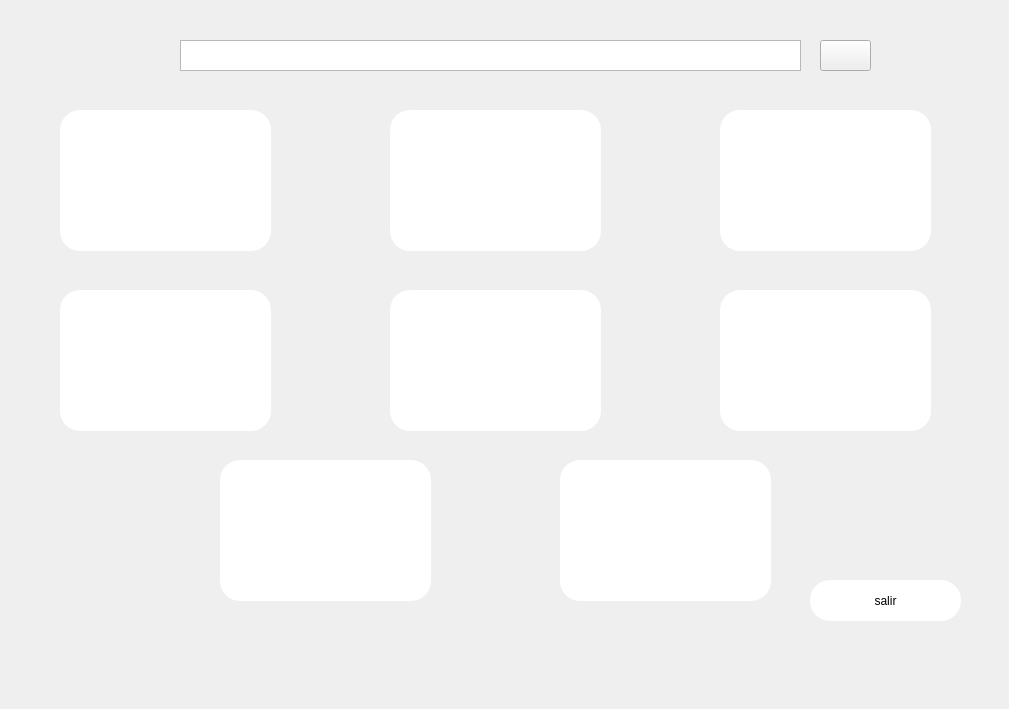
    <widget class="QWidget" name="tab">
     <attribute name="title">
      <string>Bienvenido</string>
     </attribute>
     <widget class="QLabel" name="label">
      <property name="geometry">
       <rect>
        <x>0</x>
        <y>-20</y>
        <width>1000</width>
        <height>700</height>
       </rect>
      </property>
      <property name="text">
       <string/>
      </property>
      <property name="pixmap">
       <pixmap>../../../Downloads/principal.png</pixmap>
      </property>
      <property name="scaledContents">
       <bool>true</bool>
      </property>
     </widget>
     <widget class="QPushButton" name="Button_SALIR">
      <property name="geometry">
       <rect>
        <x>810</x>
        <y>580</y>
        <width>151</width>
        <height>41</height>
       </rect>
      </property>
      <property name="styleSheet">
       <string notr="true">border-radius:20px;
font: 14pt &quot;MS Shell Dlg 2&quot;;
background-color: rgb(255, 255, 255);</string>
      </property>
      <property name="text">
       <string>salir</string>
      </property>
     </widget>
     <widget class="QPushButton" name="boton_categoria_1">
      <property name="geometry">
       <rect>
        <x>60</x>
        <y>110</y>
        <width>211</width>
        <height>141</height>
       </rect>
      </property>
      <property name="styleSheet">
       <string notr="true">border-radius:20px;
font: 14pt &quot;MS Shell Dlg 2&quot;;
background-color: rgb(255, 255, 255);
border-color: rgb(0, 0, 0);</string>
      </property>
      <property name="text">
       <string/>
      </property>
      <property name="icon">
       <iconset>
        <normaloff>../../../Downloads/PLACA-removebg-preview.png</normaloff>../../../Downloads/PLACA-removebg-preview.png</iconset>
      </property>
      <property name="iconSize">
       <size>
        <width>250</width>
        <height>150</height>
       </size>
      </property>
     </widget>
     <widget class="QPushButton" name="boton_categoria_2">
      <property name="geometry">
       <rect>
        <x>390</x>
        <y>110</y>
        <width>211</width>
        <height>141</height>
       </rect>
      </property>
      <property name="styleSheet">
       <string notr="true">border-radius:20px;
font: 14pt &quot;MS Shell Dlg 2&quot;;
background-color: rgb(255, 255, 255);
border-color: rgb(0, 0, 0);</string>
      </property>
      <property name="text">
       <string/>
      </property>
      <property name="icon">
       <iconset>
        <normaloff>../../../Downloads/MEMORIA-removebg-preview.png</normaloff>../../../Downloads/MEMORIA-removebg-preview.png</iconset>
      </property>
      <property name="iconSize">
       <size>
        <width>250</width>
        <height>200</height>
       </size>
      </property>
     </widget>
     <widget class="QPushButton" name="boton_categoria_3">
      <property name="geometry">
       <rect>
        <x>720</x>
        <y>110</y>
        <width>211</width>
        <height>141</height>
       </rect>
      </property>
      <property name="styleSheet">
       <string notr="true">border-radius:20px;
font: 14pt &quot;MS Shell Dlg 2&quot;;
background-color: rgb(255, 255, 255);
border-color: rgb(0, 0, 0);</string>
      </property>
      <property name="text">
       <string/>
      </property>
      <property name="icon">
       <iconset>
        <normaloff>../../../Downloads/TARJETA-removebg-preview.png</normaloff>../../../Downloads/TARJETA-removebg-preview.png</iconset>
      </property>
      <property name="iconSize">
       <size>
        <width>250</width>
        <height>130</height>
       </size>
      </property>
     </widget>
     <widget class="QPushButton" name="boton_categoria_4">
      <property name="geometry">
       <rect>
        <x>60</x>
        <y>290</y>
        <width>211</width>
        <height>141</height>
       </rect>
      </property>
      <property name="styleSheet">
       <string notr="true">border-radius:20px;
font: 14pt &quot;MS Shell Dlg 2&quot;;
background-color: rgb(255, 255, 255);</string>
      </property>
      <property name="text">
       <string/>
      </property>
      <property name="icon">
       <iconset>
        <normaloff>../../../Downloads/PROCESADOR-removebg-preview.png</normaloff>../../../Downloads/PROCESADOR-removebg-preview.png</iconset>
      </property>
      <property name="iconSize">
       <size>
        <width>220</width>
        <height>250</height>
       </size>
      </property>
     </widget>
     <widget class="QPushButton" name="boton_categoria_5">
      <property name="geometry">
       <rect>
        <x>390</x>
        <y>290</y>
        <width>211</width>
        <height>141</height>
       </rect>
      </property>
      <property name="styleSheet">
       <string notr="true">border-radius:20px;
font: 14pt &quot;MS Shell Dlg 2&quot;;
background-color: rgb(255, 255, 255);</string>
      </property>
      <property name="text">
       <string/>
      </property>
      <property name="icon">
       <iconset>
        <normaloff>../../../Downloads/DISCO-removebg-preview.png</normaloff>../../../Downloads/DISCO-removebg-preview.png</iconset>
      </property>
      <property name="iconSize">
       <size>
        <width>200</width>
        <height>200</height>
       </size>
      </property>
     </widget>
     <widget class="QPushButton" name="boton_categoria_6">
      <property name="geometry">
       <rect>
        <x>720</x>
        <y>290</y>
        <width>211</width>
        <height>141</height>
       </rect>
      </property>
      <property name="styleSheet">
       <string notr="true">border-radius:20px;
font: 14pt &quot;MS Shell Dlg 2&quot;;
background-color: rgb(255, 255, 255);</string>
      </property>
      <property name="text">
       <string/>
      </property>
      <property name="icon">
       <iconset>
        <normaloff>../../../Downloads/REFRI-removebg-preview.png</normaloff>../../../Downloads/REFRI-removebg-preview.png</iconset>
      </property>
      <property name="iconSize">
       <size>
        <width>200</width>
        <height>200</height>
       </size>
      </property>
     </widget>
     <widget class="QPushButton" name="boton_categoria_7">
      <property name="geometry">
       <rect>
        <x>220</x>
        <y>460</y>
        <width>211</width>
        <height>141</height>
       </rect>
      </property>
      <property name="styleSheet">
       <string notr="true">border-radius:20px;
font: 14pt &quot;MS Shell Dlg 2&quot;;
background-color: rgb(255, 255, 255);</string>
      </property>
      <property name="text">
       <string/>
      </property>
      <property name="icon">
       <iconset>
        <normaloff>../../../Downloads/CASE-removebg-preview.png</normaloff>../../../Downloads/CASE-removebg-preview.png</iconset>
      </property>
      <property name="iconSize">
       <size>
        <width>200</width>
        <height>130</height>
       </size>
      </property>
     </widget>
     <widget class="QPushButton" name="boton_categoria_8">
      <property name="geometry">
       <rect>
        <x>560</x>
        <y>460</y>
        <width>211</width>
        <height>141</height>
       </rect>
      </property>
      <property name="styleSheet">
       <string notr="true">border-radius:20px;
font: 14pt &quot;MS Shell Dlg 2&quot;;
background-color: rgb(255, 255, 255);</string>
      </property>
      <property name="text">
       <string/>
      </property>
      <property name="icon">
       <iconset>
        <normaloff>../../../Downloads/PERI-removebg-preview.png</normaloff>../../../Downloads/PERI-removebg-preview.png</iconset>
      </property>
      <property name="iconSize">
       <size>
        <width>200</width>
        <height>200</height>
       </size>
      </property>
     </widget>
     <widget class="QTextEdit" name="textEdit">
      <property name="geometry">
       <rect>
        <x>180</x>
        <y>40</y>
        <width>621</width>
        <height>31</height>
       </rect>
      </property>
      <property name="font">
       <font>
        <pointsize>10</pointsize>
       </font>
      </property>
     </widget>
     <widget class="QPushButton" name="pushButton_4">
      <property name="geometry">
       <rect>
        <x>820</x>
        <y>40</y>
        <width>51</width>
        <height>31</height>
       </rect>
      </property>
      <property name="inputMethodHints">
       <set>Qt::ImhDialableCharactersOnly|Qt::ImhDigitsOnly|Qt::ImhEmailCharactersOnly|Qt::ImhFormattedNumbersOnly|Qt::ImhLatinOnly|Qt::ImhLowercaseOnly|Qt::ImhUppercaseOnly|Qt::ImhUrlCharactersOnly</set>
      </property>
      <property name="text">
       <string/>
      </property>
      <property name="icon">
       <iconset>
        <normaloff>../../Imagen1.jpg</normaloff>../../Imagen1.jpg</iconset>
      </property>
      <property name="iconSize">
       <size>
        <width>50</width>
        <height>50</height>
       </size>
      </property>
      <property name="autoExclusive">
       <bool>true</bool>
      </property>
     </widget>
    </widget>
